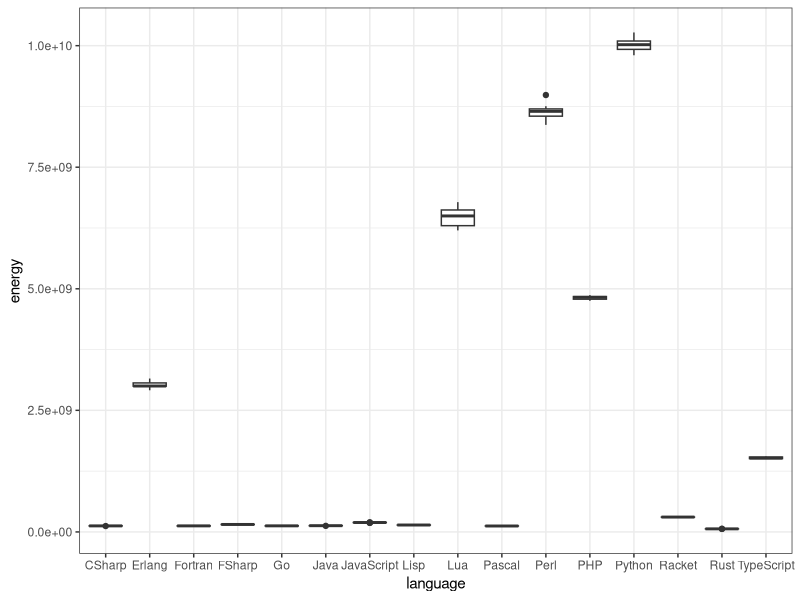
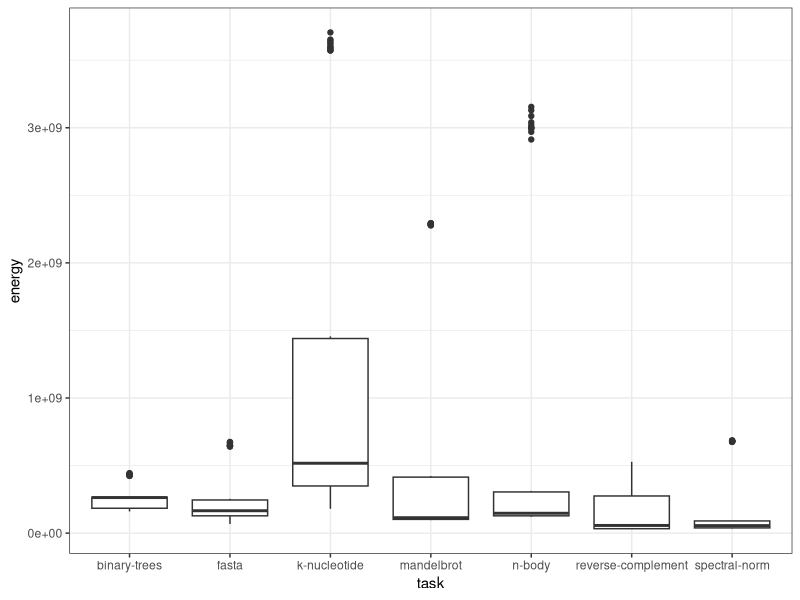
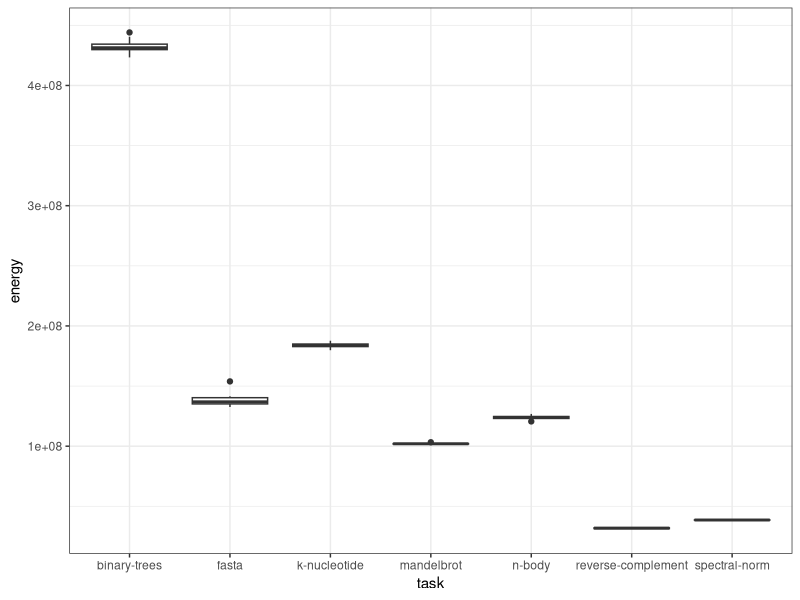
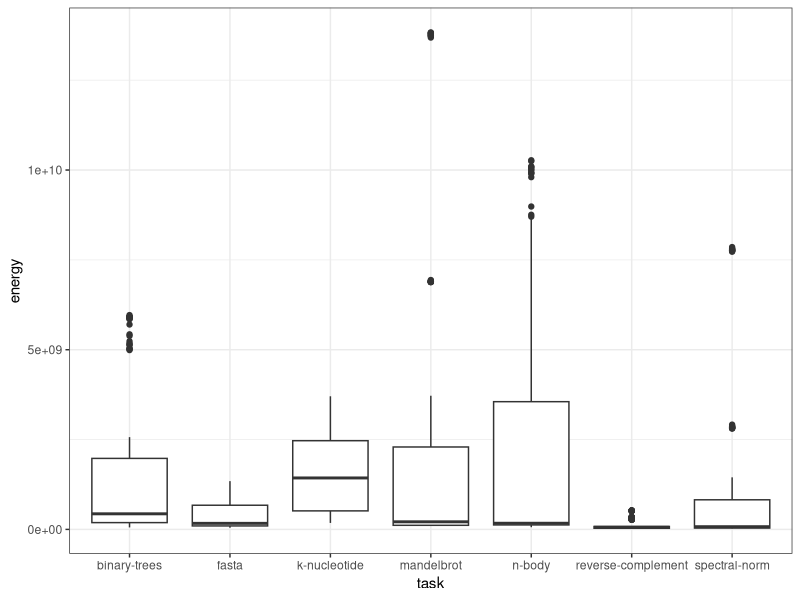
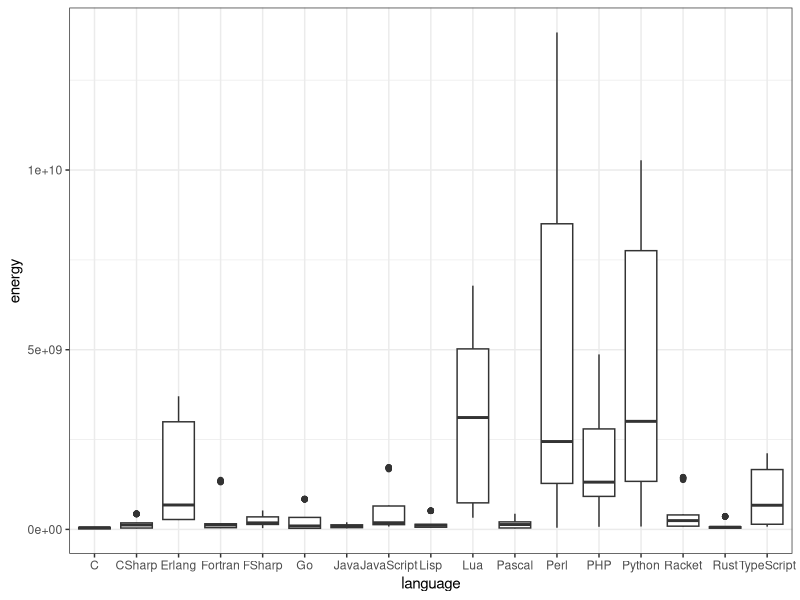
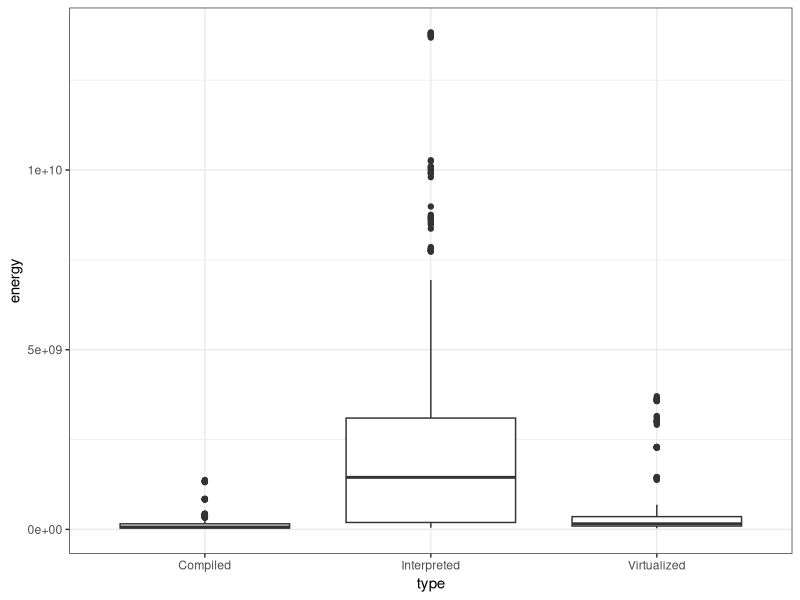

Reproduce these figures in R, in order.
library(ggplot2)
library(dplyr)

getwd()

eng <- read.csv("energy.csv", header = TRUE, sep = ",", dec = ".")
eng

# Assign Type group
comp = c("C", "Go", "Rust","Fortran", "Pascal")
virt = c("Java", "JRuby", "CSharp", "Erlang", "FSharp", "Lisp", "Racket")
interp = c("Python", "Perl", "PHP", "Lua", "JavaScript", "TypeScript")

eng$type <- "not covered"
eng$type[eng$language %in% comp ] <- "Compiled"
eng$type[eng$language %in% virt ] <- "Virtualized"
eng$type[eng$language %in% interp ] <- "Interpreted"

summary(eng)
View(eng)
eng
min(eng$energy)

# Boxplot specific task
eng2 <- filter(eng, eng$task == "n-body")
eng2
ggplot(eng2, aes(y=energy, x=language)) + geom_boxplot() +theme_bw()

# Boxplot specific language type
eng4 <- filter(eng, eng$type == "Virtualized")
eng4
ggplot(eng4, aes(y=energy, x=task)) + geom_boxplot() +theme_bw()

# Boxplot specific language
eng3 <- filter(eng, eng$language == "CSharp")
eng3
ggplot(eng3, aes(y=energy, x=task)) + geom_boxplot() +theme_bw()

# Boxplot energy on task
ggplot(eng, aes(y=energy, x=task)) + geom_boxplot() +theme_bw()

# Boxplot energy on language
ggplot(eng, aes(y=energy, x=language)) + geom_boxplot() +theme_bw()

# Boxplot energy on language type
ggplot(eng, aes(y=energy, x=type)) + geom_boxplot() +theme_bw()

# Normalized AVG list by language
lang_avg <- aggregate(x=eng$energy, by= list(eng$language), FUN = mean)
m <- min(lang_avg$x)

norm <- lang_avg$x / m
print(norm)
new <- data.frame(language=lang_avg$Group.1, energy_avg=norm)
print(new[order(new$energy_avg),])

# Normalized AVG list by task // Kinda irrelevant i think.
task_avg <- aggregate(x=eng$energy, by= list(eng$task), FUN = mean)
m <- min(task_avg$x)

norm <- task_avg$x / m
print(norm)
new <- data.frame(language=task_avg$Group.1, energy_avg=norm)
print(new[order(new$energy_avg),])

# Correlations between duration and energy
cor(eng$duration, eng$energy, use = "everything", method ="spearman")
cor(eng$duration, eng$energy, use = "everything", method ="kendall")
cor(eng$duration, eng$energy, use = "everything", method ="pearson")

# P test
cor.test(eng$duration, eng$energy)

# Energy & Duration correlate to language ( Very different results with different methods )
correlation <- eng %>%
  group_by(language) %>%
  summarise(correlation = cor(duration, energy,use = "everything", method ="kendall"))

print(correlation)

